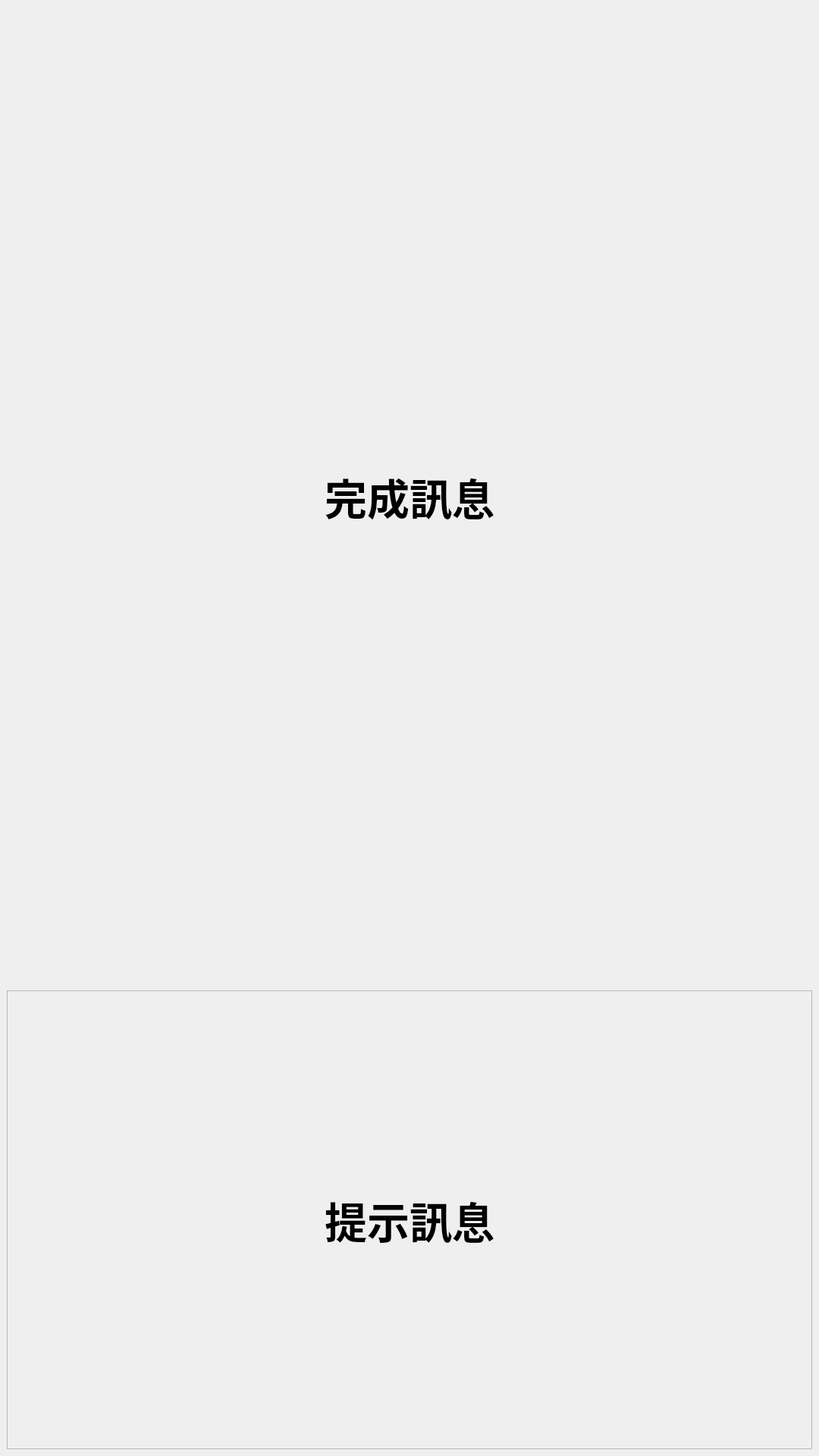
<?xml version="1.0" encoding="UTF-8"?>
<ui version="4.0">
 <class>WindowCompleted</class>
 <widget class="QMainWindow" name="WindowCompleted">
  <property name="geometry">
   <rect>
    <x>0</x>
    <y>0</y>
    <width>1080</width>
    <height>1920</height>
   </rect>
  </property>
  <property name="windowTitle">
   <string>主畫面</string>
  </property>
  <widget class="QWidget" name="centralwidget">
   <layout class="QGridLayout" name="gridLayout">
    <item row="4" column="0">
     <widget class="QFrame" name="frame">
      <property name="minimumSize">
       <size>
        <width>0</width>
        <height>500</height>
       </size>
      </property>
      <property name="maximumSize">
       <size>
        <width>16777215</width>
        <height>16777215</height>
       </size>
      </property>
      <property name="frameShape">
       <enum>QFrame::StyledPanel</enum>
      </property>
      <property name="frameShadow">
       <enum>QFrame::Raised</enum>
      </property>
      <layout class="QVBoxLayout" name="verticalLayout">
       <item>
        <spacer name="verticalSpacer">
         <property name="orientation">
          <enum>Qt::Vertical</enum>
         </property>
         <property name="sizeHint" stdset="0">
          <size>
           <width>20</width>
           <height>40</height>
          </size>
         </property>
        </spacer>
       </item>
       <item>
        <widget class="QLabel" name="label_hint">
         <property name="font">
          <font>
           <family>微軟正黑體</family>
           <pointsize>42</pointsize>
           <weight>75</weight>
           <bold>true</bold>
          </font>
         </property>
         <property name="text">
          <string>提示訊息</string>
         </property>
         <property name="alignment">
          <set>Qt::AlignCenter</set>
         </property>
        </widget>
       </item>
       <item>
        <spacer name="verticalSpacer_5">
         <property name="orientation">
          <enum>Qt::Vertical</enum>
         </property>
         <property name="sizeHint" stdset="0">
          <size>
           <width>20</width>
           <height>40</height>
          </size>
         </property>
        </spacer>
       </item>
      </layout>
     </widget>
    </item>
    <item row="1" column="0">
     <widget class="QLabel" name="label_message">
      <property name="font">
       <font>
        <family>微軟正黑體</family>
        <pointsize>42</pointsize>
        <weight>75</weight>
        <bold>true</bold>
       </font>
      </property>
      <property name="text">
       <string>完成訊息</string>
      </property>
      <property name="alignment">
       <set>Qt::AlignCenter</set>
      </property>
     </widget>
    </item>
    <item row="0" column="0">
     <spacer name="verticalSpacer_2">
      <property name="orientation">
       <enum>Qt::Vertical</enum>
      </property>
      <property name="sizeHint" stdset="0">
       <size>
        <width>20</width>
        <height>40</height>
       </size>
      </property>
     </spacer>
    </item>
    <item row="2" column="0">
     <spacer name="verticalSpacer_3">
      <property name="orientation">
       <enum>Qt::Vertical</enum>
      </property>
      <property name="sizeHint" stdset="0">
       <size>
        <width>20</width>
        <height>40</height>
       </size>
      </property>
     </spacer>
    </item>
   </layout>
  </widget>
 </widget>
 <resources/>
 <connections/>
</ui>
